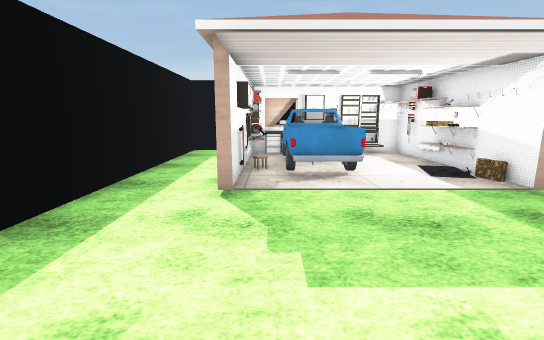
view 1 (above)

12 first-person views from a walk through a Unity game level. The camera is 1.4 m above the floor, tilts 10° down and sees 85° across. The floor is counted in squares, 1 m on a side. Each view is taken from the middle of a square. On the plan, view 1 faces up. The plan holds only what a view shows up to about 14 squares ahead; the rest is blank. The place goes on beyond the plan. The player is left out. Some surface patterns are stand-ins.

view 2
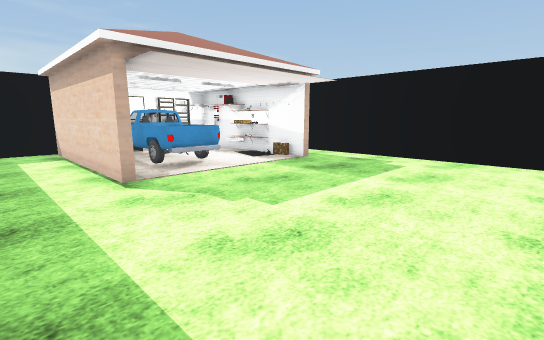

view 3
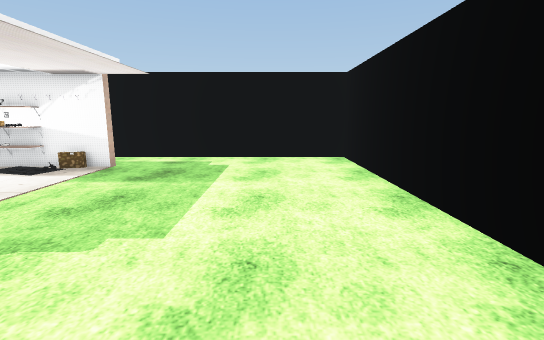

view 4
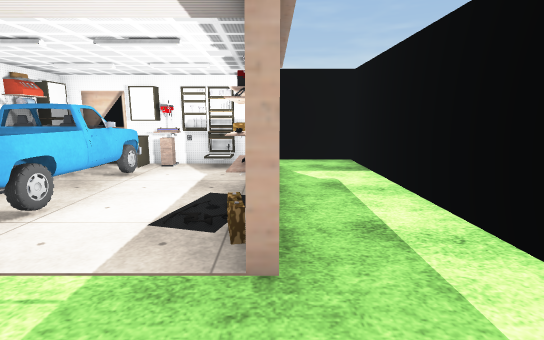

view 5
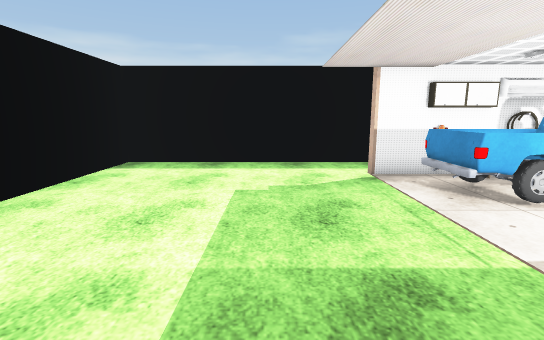

view 6
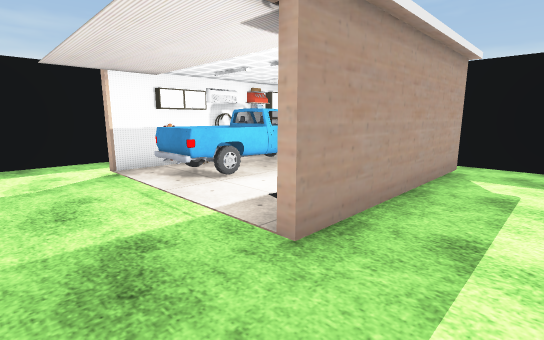

view 7
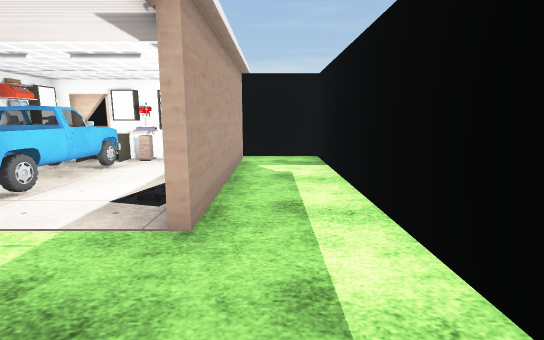

view 8
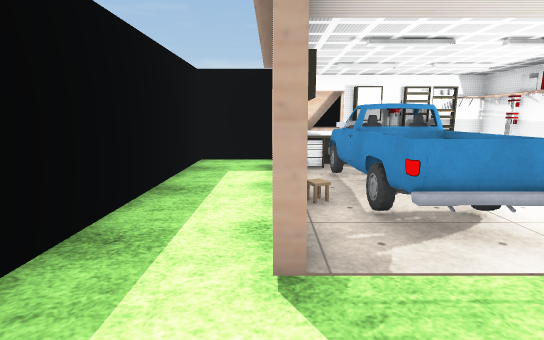

view 9
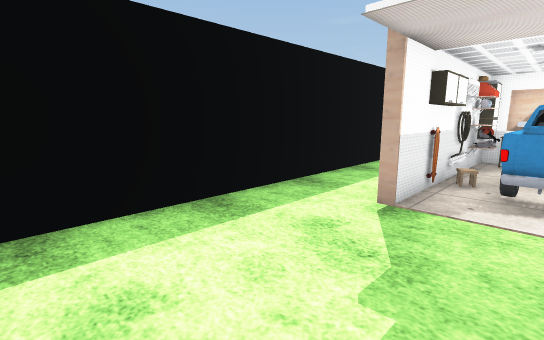

view 10
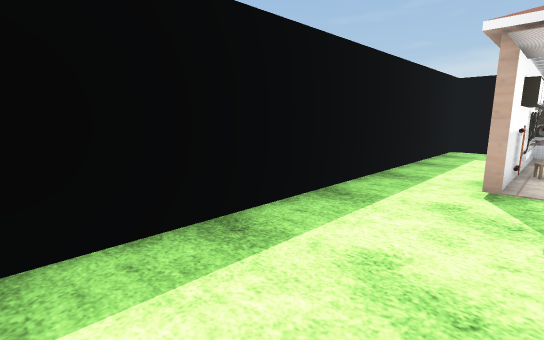

view 11
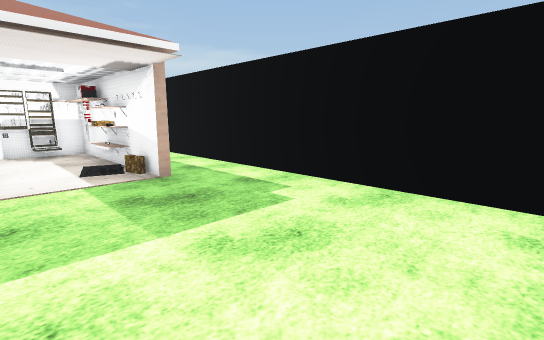

view 12
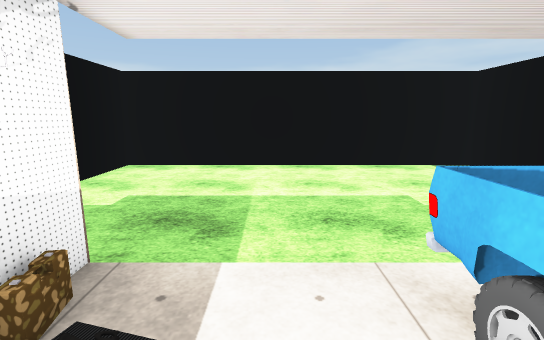

### Floor plan
Points are (right, up) in squares from view 1. A wall is a line through its corners. A room is listed if a view was taken in it or the views show most of it. See-through windows are left out.
Room 1 (views 1, 2, 3, 4, 5, 6, 7, 8, 9, 10, 11, 12)
walls: (4.8, 5.2) (4.8, 11.3) (4.4, 11.3); (-1, 5.2) (-1, 9.5); (5.1, 7.4) (5.1, 5.2); (-0.6, 8.9) (-0.7, 8); (-0.5, 9) (-0.7, 8.2); (-0.7, 9.5) (-0.7, 5.3); (-0.8, 13) (-3.4, 13) (-3.4, -1.6) (7.7, -1.6) (7.7, 7.6)
ways out: opening at (5, 12) to room 2; opening at (6.5, 6.5) to room 2
objects: other object (-1, 10); other object (-1, 11); other object (0, 6) to (2, 10); other object (0, 10); locker (0, 11); table (1, 11); locker (2, 11); locker (3, 11); carpet (4, 7); shelf (4, 11)
Room 2 (no view inside)
walls: (5.1, 11.6) (5.1, 7.4); (7.7, 7.6) (7.7, 13) (4.8, 13)
ways out: opening at (5, 12) to room 1; opening at (6.5, 6.5) to room 1

Where each view was taken, in squares from view 1:
view 1: 0 up, 0 right, facing up
view 2: 1 down, 3 left, facing up-right
view 3: 1 up, 3 left, facing right
view 4: 3 up, 5 right, facing up
view 5: 3 up, 6 right, facing left
view 6: 3 up, 7 right, facing up-left
view 7: 2 up, 6 right, facing up
view 8: 3 up, 1 left, facing up
view 9: 1 up, 1 right, facing up-left
view 10: 1 down, 0 right, facing up-left
view 11: 1 down, 2 right, facing up-right
view 12: 8 up, 3 right, facing down
